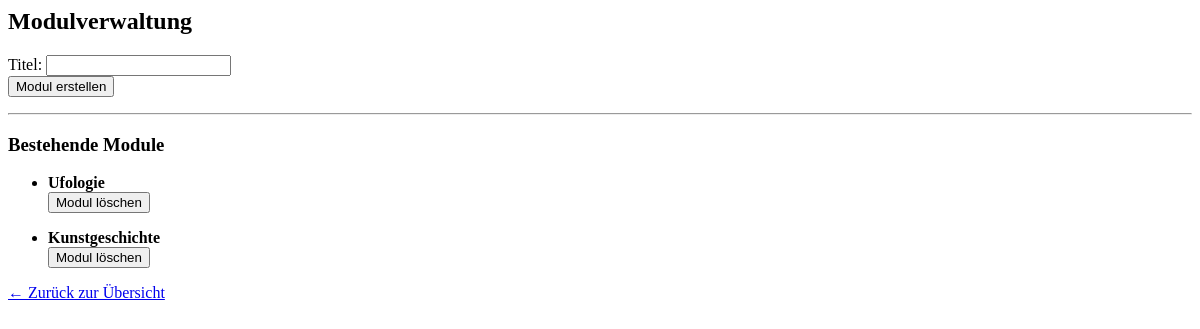
The page /module_verwalten on the database as committed earlier.
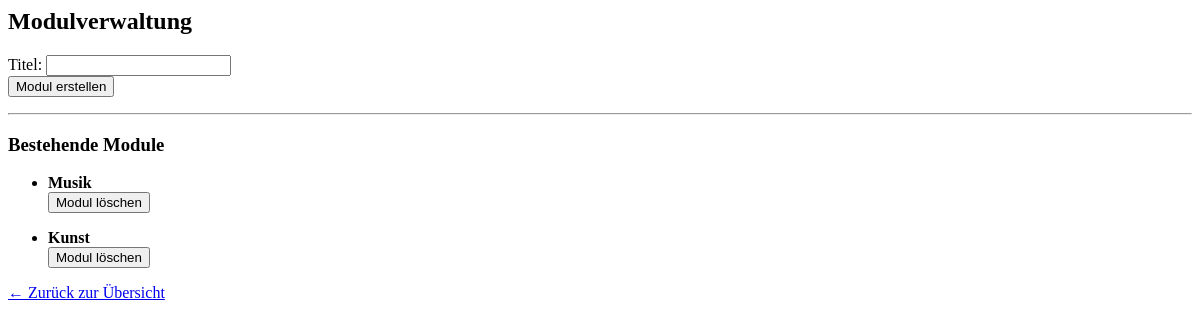
The same page on the database as committed later.
### models/modul.py (models this page shows, shortened)
class Modul(db.Model):
    __tablename__ = "modul"
    id = db.Column(db.Integer, primary_key=True)
    titel = db.Column(db.String(200), nullable=False)
    meldungen = db.relationship(
        "Meldung",
        back_populates="modul",
        cascade="all, delete-orphan"
        )
    lehrende = db.relationship(
        "Lehrende",
        secondary=modul_lehrende,
        back_populates="module"
        )

### controller.py (the view)
@app.route("/module_verwalten", methods=["GET", "POST"])
def module_verwalten():
    if not isinstance(current_user, Admin):
        flash("Keine Berechtigung.")
        return redirect(url_for("uebersicht"))
    from models.modul import Modul
    if request.method == "POST":
        titel = request.form.get("titel")
        neues_modul = Modul(titel=titel)
        db.session.add(neues_modul)
        db.session.commit()
        flash(f"Modul \"{titel}\" wurde erfolgreich erstellt.")
    alle_module = Modul.query.all()
    return render_template("module_verwalten.html", module=alle_module)

### controller.py (called while the page is built)
@app.before_request
def setze_dummy_user():
    global current_user
    current_user = Admin.query.first()  # später: Session-basiert

### templates/module_verwalten.html (shortened to what this page needs)
<h2>Modulverwaltung</h2>
<form method="post">
    <label>Titel:</label>
    <input type="text" name="titel" required><br>
    <button type="submit">Modul erstellen</button>
</form>
<hr>
<h3>Bestehende Module</h3>
<ul>
    {% for modul in module %}
        <li>
            <strong>{{ modul.titel }}</strong>
            <form method="post" action="{{ url_for('modul_loeschen') }}">
                <button type="submit">Modul löschen</button>
            </form>
        </li>
    {% else %}
        <li>Keine Module vorhanden.</li>
    {% endfor %}
</ul>
<a href="{{ url_for('uebersicht') }}">← Zurück zur Übersicht</a>

Rows that differ between the two databases and show on the page:
changed Modul: titel "Ufologie" → "Musik"
changed Modul: titel "Kunstgeschichte" → "Kunst"
